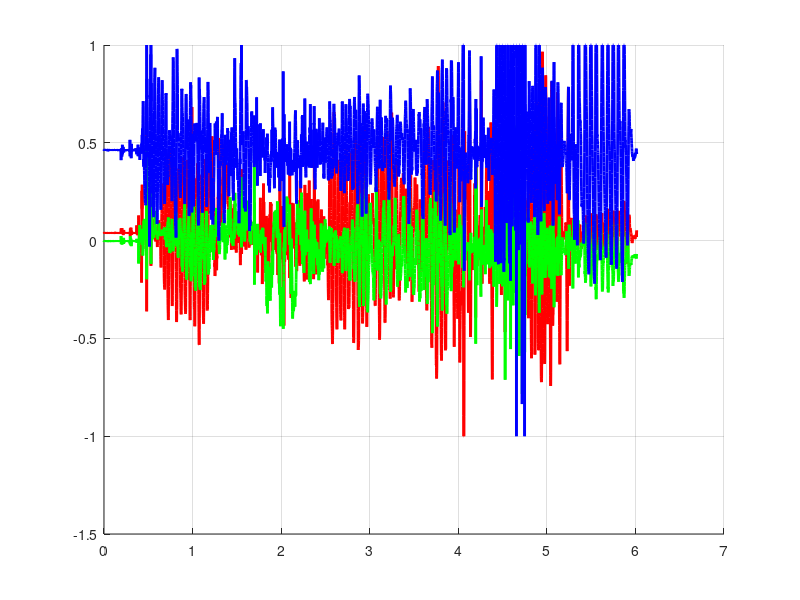
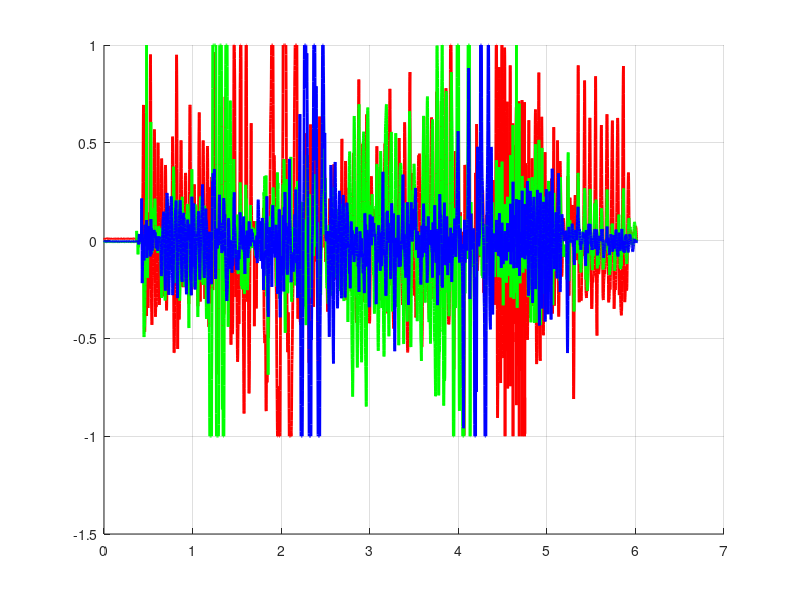

Here is the MATLAB script that generated these plots, in order:
clear all; clc; close all;
format shortg;

stationary = load('stationarydump.txt');

t  = stationary(:, 1);
ax = stationary(:, 2);
ay = stationary(:, 3);
az = stationary(:, 4);
gx = stationary(:, 5);
gy = stationary(:, 6);
gz = stationary(:, 7);

fprintf('AX: add %3.8f to bring to zero, sigma %3.8f\n', -mean(ax), std(ax));
fprintf('AY: add %3.8f to bring to zero, sigma %3.8f\n', -mean(ay), std(ay));
fprintf('AZ: add %3.8f to bring to 0.5,  sigma %3.8f\n', 0.5-mean(az), std(az));

fprintf('GX: add %3.8f to bring to zero, sigma %3.8f\n', -mean(gx), std(gx));
fprintf('GY: add %3.8f to bring to zero, sigma %3.8f\n', -mean(gy), std(gy));
fprintf('GZ: add %3.8f to bring to zero, sigma %3.8f\n', -mean(gz), std(gz));


moving = load('movingdump.txt');
t  = moving(:, 1);
ax = moving(:, 2);
ay = moving(:, 3);
az = moving(:, 4);
gx = moving(:, 5);
gy = moving(:, 6);
gz = moving(:, 7);


figure; hold on; grid on;
plot(t, ax, 'linewidth', 2, 'r');
plot(t, ay, 'linewidth', 2, 'g');
plot(t, az, 'linewidth', 2, 'b');
% pause

figure; hold on; grid on;
plot(t, gx, 'linewidth', 2, 'r');
plot(t, gy, 'linewidth', 2, 'g');
plot(t, gz, 'linewidth', 2, 'b');

vector = [ax, ay, az, gx, gy, gz];
disp('moving covariance');
disp(cov(vector));

